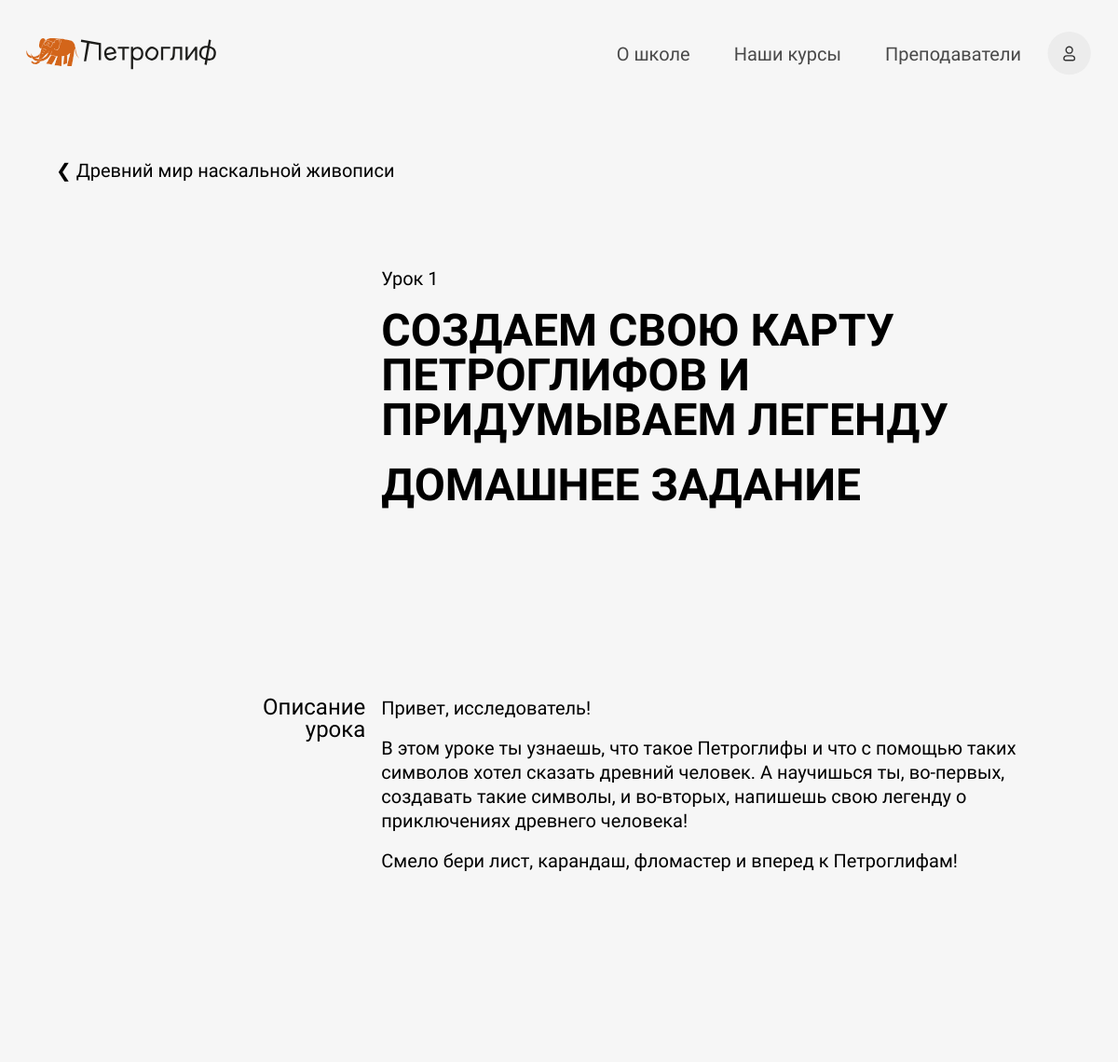
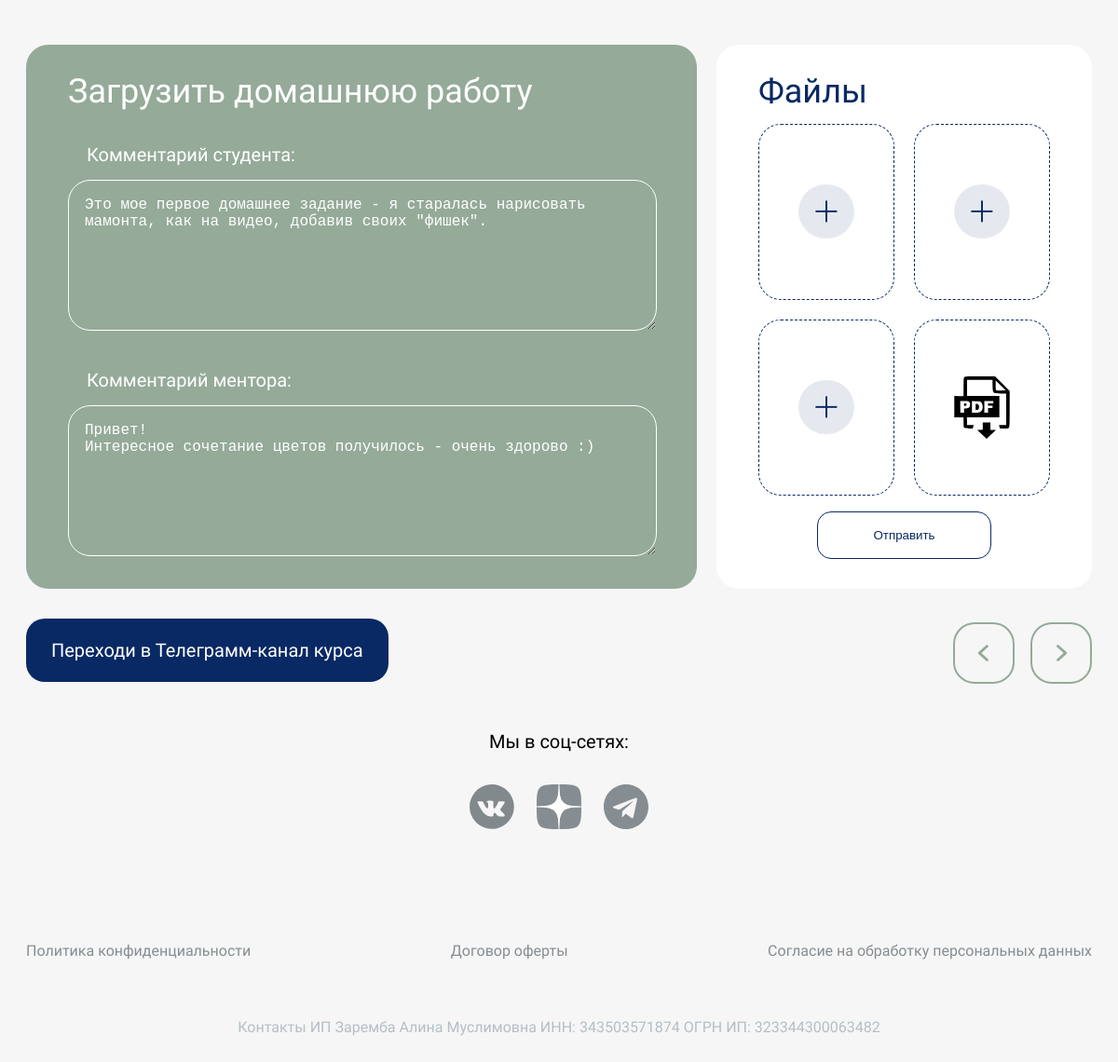
Page /self-account/lesson/first-course/1/1/ (signed in) on the committed database (2 pictures, top to bottom).
### mainapp/models.py (models this page shows, shortened)
class Course(models.Model):
    class CourseCategory(models.TextChoices):
        ART = ("ART", "ИСКУССТВО")
        DESIGN = ("DESIGN", "ДИЗАЙН")
        SOFT_SKILLS = ("SOFT_SKILLS", "SOFT SKILLS")
    id = models.UUIDField(default=uuid4, primary_key=True)
    title = models.CharField(verbose_name="Название курса", max_length=150)
    slug = models.SlugField(verbose_name="URL", max_length=200, unique=True, blank=True, null=True)
    category = models.CharField(verbose_name="Категория курса", max_length=11, choices=CourseCategory.choices)
    note = models.CharField(verbose_name="Цель курса", max_length=200, blank=True)
    description = models.TextField(verbose_name="Описание курса", blank=True)
    price = models.IntegerField(verbose_name="Стоимость курса")
    image = models.ImageField(verbose_name="Изображение", blank=True, null=True, upload_to="сourses_images")
    talents = models.ManyToManyField(Talent, verbose_name="Навыки, которые дает курс", related_name="courses")
    benefits = models.ManyToManyField(Benefit, verbose_name="Польза курса", related_name="courses")
    duration = models.CharField(verbose_name="Продолжительность курса", max_length=25, blank=True)
    age_group = models.CharField(verbose_name="Возрастная группа", max_length=25, blank=True)
    tools = models.TextField(verbose_name="Необходимые материалы и инструменты для курса", blank=True)
    preparation = models.ForeignKey(Preparation, verbose_name="Уровень подготовки", on_delete=models.CASCADE,
                                    null=True, related_name="courses")
    filling = models.TextField(verbose_name="Наполнение курса", blank=True)
    mentors = models.ManyToManyField(Mentor, verbose_name="Менторы", related_name="courses")
    question_lessons_features = models.TextField(verbose_name="Как проходят занятия на курсе?")
    question_access_duration = models.TextField(verbose_name="На сколько по времени доступен курс?")
    question_homework = models.TextField(verbose_name="Что насчет домашнего задания?")
    question_joining_telegram_chat = models.TextField(verbose_name="Что я получу, вступив в телеграм-канал курса?")
    question_paid_no_access = models.TextField(verbose_name="Я оплатил и не получил доступ к курсу")
    telegram_channel_link = models.URLField(verbose_name="Ссылка на тг-канал", blank=True, null=True)
    on_sale = models.BooleanField(verbose_name="В продаже", default = False)
    is_popular = models.BooleanField(verbose_name="Популярный", default=False)
    created_at = models.DateTimeField(verbose_name='Создан', auto_now_add=True)
    updated_at = models.DateTimeField(verbose_name='Обновлен', auto_now=True)
    deleted = models.BooleanField(verbose_name="Удален", default=False)
    class Meta:
        verbose_name = "Курс"
        verbose_name_plural = "Курсы"
        ordering = ["title"]

class Lesson(models.Model):
    class LessonType(models.TextChoices):
        ONLINE_LESSON = ("Online lesson", "Онлайн-урок")
        VIDEO_LESSON = ("Video lesson", "Видеоурок")
    id = models.UUIDField(default=uuid4, primary_key=True)
    title = models.CharField(verbose_name="Название урока", max_length=150)
    number = models.IntegerField(verbose_name="Номер урока")
    course = models.ForeignKey(Course, verbose_name="Курс", on_delete=models.CASCADE, related_name="lessons")
    type = models.CharField(verbose_name="Тип урока", max_length=13, choices=LessonType.choices)
    lesson_goal = models.TextField(verbose_name="Цель урока", blank=True)
    new_skill = models.TextField(verbose_name="Чему научится ребенок", blank=True)
    materials = models.TextField(verbose_name="Что нужно для урока", blank=True)
    image = models.ImageField(verbose_name="Изображение", blank=True, null=True, upload_to="lessons_img/")
    description = models.TextField(verbose_name="Описание урока", blank=True)
    video_file = models.FileField(verbose_name="Видео в записи", blank=True, null=True,
                                  upload_to="lessons_videos/")
    pdf_file = models.FileField(verbose_name="Дополнительный файл", blank=True, null=True,
                                upload_to="lessons_files/")
    link = models.CharField(verbose_name="Ссылка на онлайн-урок", max_length=150, blank=True)
    lesson_date = models.DateTimeField(verbose_name="Дата онлайн-урока", blank=True, null=True)
    created_at = models.DateTimeField(verbose_name='Создан', auto_now_add=True)
    updated_at = models.DateTimeField(verbose_name='Обновлен', auto_now=True)
    deleted = models.BooleanField(verbose_name="Удален", default=False)
    class Meta:
        verbose_name = "Урок"
        verbose_name_plural = "Уроки"
        ordering = ["course", "number"]

class StudentsHomework(models.Model):
    id = models.UUIDField(default=uuid4, primary_key=True)
    lesson = models.ForeignKey(Lesson, verbose_name="Урок", on_delete=models.CASCADE, null=True,
                               related_name="studenthomework")
    student = models.ForeignKey(settings.AUTH_USER_MODEL, verbose_name="Студент", on_delete=models.CASCADE,
                                related_name="studenthomework")
    image1 = models.ImageField(verbose_name="Изображение", blank=True, null=True, upload_to="homework_files/")
    image2 = models.ImageField(verbose_name="Изображение", blank=True, null=True, upload_to="homework_files/")
    image3 = models.ImageField(verbose_name="Изображение", blank=True, null=True, upload_to="homework_files/")
    pdf_file = models.FileField(verbose_name="Дополнительный файл", blank=True, null=True,
                                upload_to="homework_files/")
    comment_student = models.TextField(verbose_name="Комментарий студента", blank=True)
    comment_mentor = models.TextField(verbose_name="Комментарий ментора", blank=True)
    class Meta:
        verbose_name = "Домашнее задание студента"
        verbose_name_plural = "Домашние задания студентов"

### mainapp/views.py (the view, shortened to what this page needs)
# urls.py: path('self-account/lesson/<str:slug>/<int:number>/<int:hw>/', main_views.view_self_account_course_lesson, name='self-account-lesson'),
def view_self_account_course_lesson(request, slug, number, hw):
    current_user = request.user
    if current_user.is_authenticated:
        course = current_user.courses.filter(slug=slug)
        if course:
            student_course = mainapp_models.StudentCourse.objects.filter(Q(user=current_user) & Q(course=course[0]))
            student_course = student_course[0]
            lesson = course[0].lessons.filter(number=number)[0]
            lesson_desc = lesson.description.split('\n')
            lesson_count = course[0].lessons.count()
            btn_l = ''
            btn_r = ''
            if number == 1:
                if hw == 0:
                    btn_l = f'/self-account/lesson_zero/{slug}/'
                    btn_r = f'/self-account/lesson/{slug}/{number}/1/'
                else:
                    btn_l = f'/self-account/lesson/{slug}/{number}/0/'
                    btn_r = f'/self-account/lesson/{slug}/{number + 1}/0/'
            if number == lesson_count:
                if hw == 0:
                    btn_l = f'/self-account/lesson/{slug}/{number - 1}/1/'
                    btn_r = f'/self-account/lesson/{slug}/{number}/1/'
                else:
                    btn_l = f'/self-account/lesson/{slug}/{number}/0/'
            if request.method == 'POST':
                student_homework = save_homework_files(request, lesson, current_user)
            else:
                student_homework = mainapp_models.StudentsHomework.objects.filter(Q(lesson=lesson) & Q(student=current_user)).first()
            context = {'user': current_user,
                       'studentCourse': student_course,
                       'lesson': lesson,
                       'course': course[0],
                       'hw': hw,
                       'lesson_desc': lesson_desc,
                       'student_homework': student_homework,
                       'btn_l': btn_l,
                       'btn_r': btn_r,
                       }
            if student_course.lesson_number == number:
                student_course.lesson_number = number + 1
                student_course.save()
            return render(request, 'mainapp/user_lesson.html', context)
        else:
            messages.error(request, 'У Вас нет такого курса!')
            return redirect('index')
    messages.error(request, 'Для данных действий необходимо авторизоваться')
    return redirect('index')

### mainapp/templates/mainapp/user_lesson.html (shortened to what this page needs)
{% extends "mainapp/base.html" %}
{% block content %}
    {% if hw == 0 %}
        {% include "mainapp/parts_pages/account_lesson.html" %}
    {% else %}
        {% include "mainapp/parts_pages/account_lesson_hw.html" %}
    {% endif %}
{% endblock %}

### mainapp/templates/mainapp/parts_pages/account_lesson_hw.html (shortened to what this page needs)
{% load static %}
<div class="site-box">
    <h1 class="section__title">
        <a href="/self-account/course/{{ course.slug }}/">&#10094  {{ course.title }}</a>
    </h1>
</div>
<div class="site-box">
    <div class="account__les-container">
        <div></div>
        <div class="account__les-title">
            <p>Урок {{ lesson.number }}</p>
            <h1>{{ lesson.title }}</h1>
            <h1>ДОМАШНЕЕ ЗАДАНИЕ</h1>
        </div>
        <div></div>
        <div class="account__les-zero-space"></div>
        <div class="account__les-desc-title"></div>
        <div class="account__les-desc">
            {% for desc in lesson_desc %}
                <p>{{ desc }}</p>
            {% endfor %}
        </div>
        <div></div>
        <div class="account__les-zero-space"></div>
    </div>
    <form class="account__les-hw" enctype="multipart/form-data" method="post">
        <div class="account__les-hw-comment">
            <h1>Загрузить домашнюю работу</h1>
            <div>
                <p class="account__les-hw-comment-p">Комментарий студента:</p>
                <p><textarea name="comment_student" rows="7">{{ student_homework.comment_student }}</textarea></p>
            </div>
            <div>
                <p class="account__les-hw-comment-p">Комментарий ментора:</p>
                <p><textarea name="comment_mentor" rows="7">{{ student_homework.comment_mentor }}</textarea></p>
            </div>
        </div>
        <div class="account__les-hw-file">
            <h1>Файлы</h1>
            <div class="account__les-hw-files">
                {% if student_homework.image1 %}
                    <div class="account__les-hw-files-b">
                        <div class=account__les-hw-file-ib>
                            <img src="/media/{{ student_homework.image1 }}" alt="" id=account__les-hw-file-1ii>
                        </div>
                        <a href="/self-account/lesson_delete_img/{{ course.slug }}/{{ lesson.number }}/{{ student_homework.image1 }}/" class=account__les-hw-file-ib-a>Удалить</a>
                    </div>
                {% else %}
                    <div class="account__les-hw-files-b">
                        <label for=account__les-hw-file-1f id=account__les-hw-file-1l></label>
                    </div>
                {% endif %}
                {% if student_homework.image2 %}
                    <div class="account__les-hw-files-b">
                        <div class=account__les-hw-file-ib>
                            <img src="/media/{{ student_homework.image2 }}" alt="" id=account__les-hw-file-2ii>
                        </div>
                        <a href="/self-account/lesson_delete_img/{{ course.slug }}/{{ lesson.number }}/{{ student_homework.image2 }}/" class=account__les-hw-file-ib-a>Удалить</a>
                    </div>
                {% else %}
                    <div class="account__les-hw-files-b">
                        <label for=account__les-hw-file-2f id=account__les-hw-file-2l></label>
                    </div>
                {% endif %}
                {% if student_homework.image3 %}
                    <div class="account__les-hw-files-b">
                        <div class=account__les-hw-file-ib>
                            <img src="/media/{{ student_homework.image3 }}" alt="" id=account__les-hw-file-3ii>
                        </div>
                        <a href="/self-account/lesson_delete_img/{{ course.slug }}/{{ lesson.number }}/{{ student_homework.image3 }}/" class=account__les-hw-file-ib-a>Удалить</a>
                    </div>
                {% else %}
                    <div class="account__les-hw-files-b">
                        <label for=account__les-hw-file-3f id=account__les-hw-file-3l></label>
                    </div>
                {% endif %}
                {% if student_homework.pdf_file %}
                    <div class="account__les-hw-files-b">
                        <div id=account__les-hw-file-pb>
                            <img src="{% static 'img/pdf.png' %}" alt="" id=account__les-hw-file-pi style="background-size: 87%;">
                        </div>
                        <a href="/self-account/lesson_delete_img/{{ course.slug }}/{{ lesson.number }}/{{ student_homework.pdf_file }}/" class=account__les-hw-file-ib-a>Удалить</a>
                    </div>
                {% else %}
                    <div class="account__les-hw-files-b">
                        <label for=account__les-hw-file-pdf id=account__les-hw-file-pdfl></label>
                    </div>
                {% endif %}
            </div>
            <input type="submit" value="Отправить" class="account__les-hw-submit">
        </div>
    </form>
    <div class="account__les-btns">
        <a class="account__les-tg" href="{{ course.telegram_channel_link }}"><div>Переходи в Телеграмм-канал курса</div></a>
        <div class="account__les-btns-lr">
            {% if btn_l == '' %}
            <a href="{{ btn_l }}"><div class="account__les-btn-l"></div></a>
            {% else %}
            <a href="{{ btn_l }}"><div class="account__les-btn-l account__les-btn-l-active"></div></a>
            {% endif %}
            {% if btn_r == '' %}
            <a href="{{ btn_r }}"><div class="account__les-btn-r"></div></a>
            {% else %}
            <a href="{{ btn_r }}"><div class="account__les-btn-r account__les-btn-r-active"></div></a>
            {% endif %}
        </div>
    </div>
</div>

### rows in the picture
Course: title "Древний мир наскальной живописи"
Lesson: number "1", title "СОЗДАЕМ СВОЮ КАРТУ ПЕТРОГЛИФОВ И ПРИДУМЫВАЕМ ЛЕГЕНДУ"
StudentsHomework: comment_student "Это мое первое домашнее задание - я старалась нарисовать мамонта, как на видео, добавив своих \"фишек\".", comment_mentor "Привет! Интересное сочетание цветов получилось - очень здорово :)"

### other values in the picture
{{ desc }} "Привет, исследователь!" "Смело бери лист, карандаш, фломастер и вперед к Петроглифам!"
